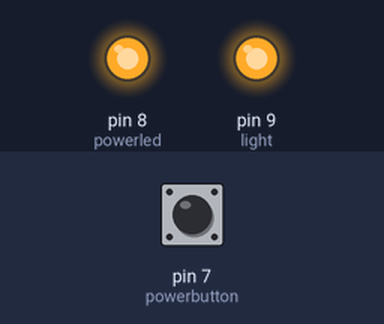
The sketch below on a simulated Arduino Uno, built with avr-gcc and run on an emulated ATmega328P. Parts: output pins drawn as LEDs (lit = HIGH). Inputs (shaded band) come from the test bench; at power-on: pin 7 (powerbutton) HIGH.

Above: at 1.2 s.
1.3 s: pin 7 (powerbutton) pulled LOW for 0.15 s
At 1.37 s:
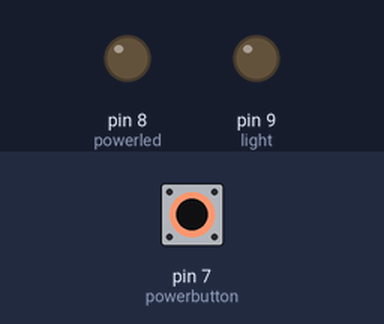
2.9 s: pin 7 (powerbutton) pulled LOW for 3.2 s
At 6.7 s:
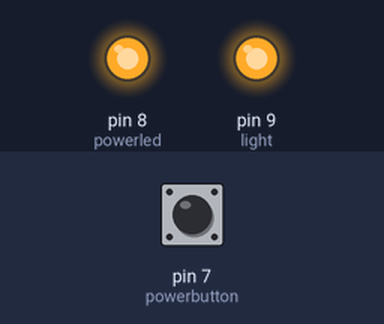
Timing chart, 0 to 8.2 s (numbered marks = the images above; inputs shaded):
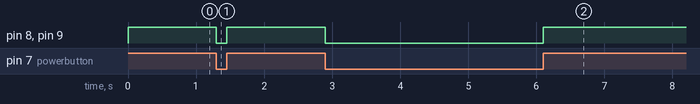

Measured:
- after the input at 1.3 s, pin 8 (powerled), pin 9 (light): HIGH → LOW at once, → HIGH 0.15 s later
- after the input at 2.9 s, pin 8 (powerled), pin 9 (light): HIGH → LOW at once, → HIGH 3.2 s later

The sketch:

Light_Bar_Final.ino
```cpp
// DEFINE PARAMETERS

const int powerbutton = 7;
const int powerled = 8;
const int light = 9;

// INPUTS AND OUTPUTS
void setup() {
  Serial.begin(9600);
  pinMode(powerbutton, INPUT);
  pinMode(powerled, OUTPUT);
  pinMode(light, OUTPUT);
}

void loop() {
  // WHEN POWERED OFF
  if (digitalRead(powerbutton) == LOW) {
    digitalWrite(powerled, LOW);
    digitalWrite(light, LOW);
  }

  // WHEN POWERED ON
  if (digitalRead(powerbutton) == HIGH) {
    digitalWrite(powerled, HIGH);
    digitalWrite(light, HIGH);
  }

}
```
